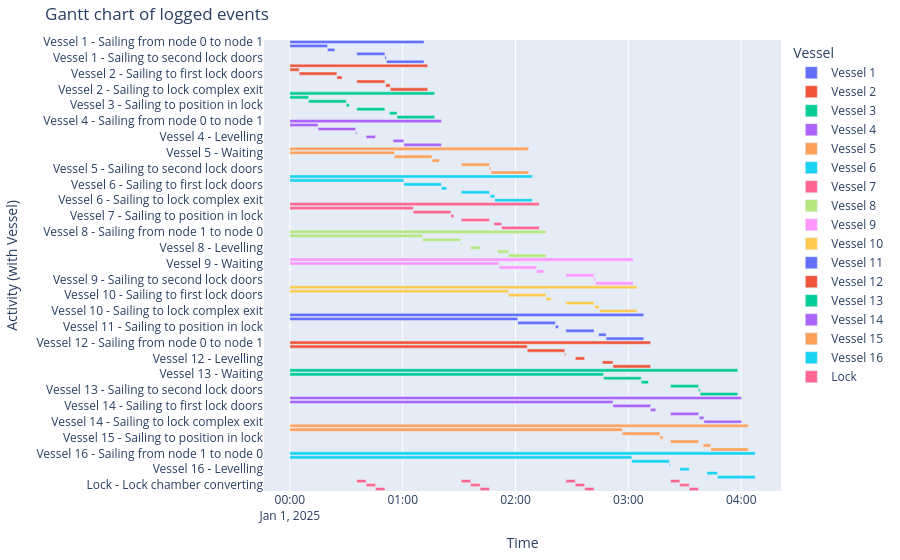

Notebook code for this chart:
### Code cell
df_eventtable = opentnsim.core.logutils.logbook2eventtable([*vessels, lock])
generate_vessel_gantt_chart(df_eventtable)

### Figure 1 — Plotly figure (JSON) as saved in the notebook; plotly's stock layout.template omitted (floating-point values rounded to 4 significant figures)
{"data": [{"base": ["2025-01-01T00:00:00.000000000", "2025-01-01T00:00:00.000000000", "2025-01-01T00:20:00.000000000", "2025-01-01T00:35:33.333333000", "2025-01-01T00:50:33.333333000", "2025-01-01T00:51:21.929446000"], "hovertemplate": "object name=Vessel 1<br>start time=%{base}<br>stop time=%{x}<br>activity label=%{y}<extra></extra>", "legendgroup": "Vessel 1", "marker": {"color": "#636efa", "pattern": {"shape": ""}}, "name": "Vessel 1", "orientation": "h", "showlegend": true, "textposition": "auto", "type": "bar", "x": [4281929, 1200000, 233333, 900000, 48596, 1200000], "xaxis": "x", "y": ["Vessel 1 - Sailing from node 0 to node 1", "Vessel 1 - Sailing to first lock doors", "Vessel 1 - Sailing to position in lock", "Vessel 1 - Levelling", "Vessel 1 - Sailing to second lock doors", "Vessel 1 - Sailing to lock complex exit"], "yaxis": "y"}, {"base": ["2025-01-01T00:00:00.000000000", "2025-01-01T00:00:00.000000000", "2025-01-01T00:05:00.000000000", "2025-01-01T00:25:00.000000000", "2025-01-01T00:35:33.333333000", "2025-01-01T00:50:56.141108000", "2025-01-01T00:53:21.929445000"], "hovertemplate": "object name=Vessel 2<br>start time=%{base}<br>stop time=%{x}<br>activity label=%{y}<extra></extra>", "legendgroup": "Vessel 2", "marker": {"color": "#EF553B", "pattern": {"shape": ""}}, "name": "Vessel 2", "orientation": "h", "showlegend": true, "textposition": "auto", "type": "bar", "x": [4401929, 300000, 1200000, 166666, 900000, 145788, 1200000], "xaxis": "x", "y": ["Vessel 2 - Sailing from node 0 to node 1", "Vessel 2 - Waiting", "Vessel 2 - Sailing to first lock doors", "Vessel 2 - Sailing to position in lock", "Vessel 2 - Levelling", "Vessel 2 - Sailing to second lock doors", "Vessel 2 - Sailing to lock complex exit"], "yaxis": "y"}, {"base": ["2025-01-01T00:00:00.000000000", "2025-01-01T00:00:00.000000000", "2025-01-01T00:10:00.000000000", "2025-01-01T00:30:00.000000000", "2025-01-01T00:35:33.333333000", "2025-01-01T00:52:56.141108000", "2025-01-01T00:56:59.121670000"], "hovertemplate": "object name=Vessel 3<br>start time=%{base}<br>stop time=%{x}<br>activity label=%{y}<extra></extra>", "legendgroup": "Vessel 3", "marker": {"color": "#00cc96", "pattern": {"shape": ""}}, "name": "Vessel 3", "orientation": "h", "showlegend": true, "textposition": "auto", "type": "bar", "x": [4619121, 600000, 1200000, 100000, 900000, 242980, 1200000], "xaxis": "x", "y": ["Vessel 3 - Sailing from node 0 to node 1", "Vessel 3 - Waiting", "Vessel 3 - Sailing to first lock doors", "Vessel 3 - Sailing to position in lock", "Vessel 3 - Levelling", "Vessel 3 - Sailing to second lock doors", "Vessel 3 - Sailing to lock complex exit"], "yaxis": "y"}, {"base": ["2025-01-01T00:00:00.000000000", "2025-01-01T00:00:00.000000000", "2025-01-01T00:15:00.000000000", "2025-01-01T00:35:00.000000000", "2025-01-01T00:40:33.333333000", "2025-01-01T00:54:56.141108000", "2025-01-01T01:00:36.313895000"], "hovertemplate": "object name=Vessel 4<br>start time=%{base}<br>stop time=%{x}<br>activity label=%{y}<extra></extra>", "legendgroup": "Vessel 4", "marker": {"color": "#ab63fa", "pattern": {"shape": ""}}, "name": "Vessel 4", "orientation": "h", "showlegend": true, "textposition": "auto", "type": "bar", "x": [4836313, 900000, 1200000, 33333, 300000, 340172, 1200000], "xaxis": "x", "y": ["Vessel 4 - Sailing from node 0 to node 1", "Vessel 4 - Waiting", "Vessel 4 - Sailing to first lock doors", "Vessel 4 - Sailing to position in lock", "Vessel 4 - Levelling", "Vessel 4 - Sailing to second lock doors", "Vessel 4 - Sailing to lock complex exit"], "yaxis": "y"}, {"base": ["2025-01-01T00:00:00.000000000", "2025-01-01T00:00:00.000000000", "2025-01-01T00:55:36.313895000", "2025-01-01T01:15:36.313895000", "2025-01-01T01:31:09.647228000", "2025-01-01T01:46:10.000000000", "2025-01-01T01:46:58.596112000"], "hovertemplate": "object name=Vessel 5<br>start time=%{base}<br>stop time=%{x}<br>activity label=%{y}<extra></extra>", "legendgroup": "Vessel 5", "marker": {"color": "#FFA15A", "pattern": {"shape": ""}}, "name": "Vessel 5", "orientation": "h", "showlegend": true, "textposition": "auto", "type": "bar", "x": [7618596, 3336313, 1200000, 233333, 900352, 48596, 1200000], "xaxis": "x", "y": ["Vessel 5 - Sailing from node 1 to node 0", "Vessel 5 - Waiting", "Vessel 5 - Sailing to first lock doors", "Vessel 5 - Sailing to position in lock", "Vessel 5 - Levelling", "Vessel 5 - Sailing to second lock doors", "Vessel 5 - Sailing to lock complex exit"], "yaxis": "y"}, {"base": ["2025-01-01T00:00:00.000000000", "2025-01-01T00:00:00.000000000", "2025-01-01T01:00:36.313895000", "2025-01-01T01:20:36.313895000", "2025-01-01T01:31:09.647228000", "2025-01-01T01:46:32.807775000", "2025-01-01T01:48:58.596112000"], "hovertemplate": "object name=Vessel 6<br>start time=%{base}<br>stop time=%{x}<br>activity label=%{y}<extra></extra>", "legendgroup": "Vessel 6", "marker": {"color": "#19d3f3", "pattern": {"shape": ""}}, "name": "Vessel 6", "orientation": "h", "showlegend": true, "textposition": "auto", "type": "bar", "x": [7738596, 3636313, 1200000, 166666, 900352, 145788, 1200000], "xaxis": "x", "y": ["Vessel 6 - Sailing from node 1 to node 0", "Vessel 6 - Waiting", "Vessel 6 - Sailing to first lock doors", "Vessel 6 - Sailing to position in lock", "Vessel 6 - Levelling", "Vessel 6 - Sailing to second lock doors", "Vessel 6 - Sailing to lock complex exit"], "yaxis": "y"}, {"base": ["2025-01-01T00:00:00.000000000", "2025-01-01T00:00:00.000000000", "2025-01-01T01:05:36.313895000", "2025-01-01T01:25:36.313895000", "2025-01-01T01:31:09.647228000", "2025-01-01T01:48:32.807775000", "2025-01-01T01:52:35.788337000"], "hovertemplate": "object name=Vessel 7<br>start time=%{base}<br>stop time=%{x}<br>activity label=%{y}<extra></extra>", "legendgroup": "Vessel 7", "marker": {"color": "#FF6692", "pattern": {"shape": ""}}, "name": "Vessel 7", "orientation": "h", "showlegend": true, "textposition": "auto", "type": "bar", "x": [7955788, 3936313, 1200000, 100000, 900352, 242980, 1200000], "xaxis": "x", "y": ["Vessel 7 - Sailing from node 1 to node 0", "Vessel 7 - Waiting", "Vessel 7 - Sailing to first lock doors", "Vessel 7 - Sailing to position in lock", "Vessel 7 - Levelling", "Vessel 7 - Sailing to second lock doors", "Vessel 7 - Sailing to lock complex exit"], "yaxis": "y"}, {"base": ["2025-01-01T00:00:00.000000000", "2025-01-01T00:00:00.000000000", "2025-01-01T01:10:36.313895000", "2025-01-01T01:30:36.313895000", "2025-01-01T01:36:10.000000000", "2025-01-01T01:50:32.807775000", "2025-01-01T01:56:12.980561000"], "hovertemplate": "object name=Vessel 8<br>start time=%{base}<br>stop time=%{x}<br>activity label=%{y}<extra></extra>", "legendgroup": "Vessel 8", "marker": {"color": "#B6E880", "pattern": {"shape": ""}}, "name": "Vessel 8", "orientation": "h", "showlegend": true, "textposition": "auto", "type": "bar", "x": [8172980, 4236313, 1200000, 33333, 300000, 340172, 1200000], "xaxis": "x", "y": ["Vessel 8 - Sailing from node 1 to node 0", "Vessel 8 - Waiting", "Vessel 8 - Sailing to first lock doors", "Vessel 8 - Sailing to position in lock", "Vessel 8 - Levelling", "Vessel 8 - Sailing to second lock doors", "Vessel 8 - Sailing to lock complex exit"], "yaxis": "y"}, {"base": ["2025-01-01T00:00:00.000000000", "2025-01-01T00:00:00.000000000", "2025-01-01T01:51:12.627790000", "2025-01-01T02:11:12.627790000", "2025-01-01T02:26:45.961123000", "2025-01-01T02:41:46.000000000", "2025-01-01T02:42:34.596112000"], "hovertemplate": "object name=Vessel 9<br>start time=%{base}<br>stop time=%{x}<br>activity label=%{y}<extra></extra>", "legendgroup": "Vessel 9", "marker": {"color": "#FF97FF", "pattern": {"shape": ""}}, "name": "Vessel 9", "orientation": "h", "showlegend": true, "textposition": "auto", "type": "bar", "x": [10954596, 6672627, 1200000, 233333, 900038, 48596, 1200000], "xaxis": "x", "y": ["Vessel 9 - Sailing from node 0 to node 1", "Vessel 9 - Waiting", "Vessel 9 - Sailing to first lock doors", "Vessel 9 - Sailing to position in lock", "Vessel 9 - Levelling", "Vessel 9 - Sailing to second lock doors", "Vessel 9 - Sailing to lock complex exit"], "yaxis": "y"}, {"base": ["2025-01-01T00:00:00.000000000", "2025-01-01T00:00:00.000000000", "2025-01-01T01:56:12.627790000", "2025-01-01T02:16:12.627790000", "2025-01-01T02:26:45.961123000", "2025-01-01T02:42:08.807775000", "2025-01-01T02:44:34.596112000"], "hovertemplate": "object name=Vessel 10<br>start time=%{base}<br>stop time=%{x}<br>activity label=%{y}<extra></extra>", "legendgroup": "Vessel 10", "marker": {"color": "#FECB52", "pattern": {"shape": ""}}, "name": "Vessel 10", "orientation": "h", "showlegend": true, "textposition": "auto", "type": "bar", "x": [11074596, 6972627, 1200000, 166666, 900038, 145788, 1200000], "xaxis": "x", "y": ["Vessel 10 - Sailing from node 0 to node 1", "Vessel 10 - Waiting", "Vessel 10 - Sailing to first lock doors", "Vessel 10 - Sailing to position in lock", "Vessel 10 - Levelling", "Vessel 10 - Sailing to second lock doors", "Vessel 10 - Sailing to lock complex exit"], "yaxis": "y"}, {"base": ["2025-01-01T00:00:00.000000000", "2025-01-01T00:00:00.000000000", "2025-01-01T02:01:12.627790000", "2025-01-01T02:21:12.627790000", "2025-01-01T02:26:45.961123000", "2025-01-01T02:44:08.807775000", "2025-01-01T02:48:11.788337000"], "hovertemplate": "object name=Vessel 11<br>start time=%{base}<br>stop time=%{x}<br>activity label=%{y}<extra></extra>", "legendgroup": "Vessel 11", "marker": {"color": "#636efa", "pattern": {"shape": ""}}, "name": "Vessel 11", "orientation": "h", "showlegend": true, "textposition": "auto", "type": "bar", "x": [11291788, 7272627, 1200000, 100000, 900038, 242980, 1200000], "xaxis": "x", "y": ["Vessel 11 - Sailing from node 0 to node 1", "Vessel 11 - Waiting", "Vessel 11 - Sailing to first lock doors", "Vessel 11 - Sailing to position in lock", "Vessel 11 - Levelling", "Vessel 11 - Sailing to second lock doors", "Vessel 11 - Sailing to lock complex exit"], "yaxis": "y"}, {"base": ["2025-01-01T00:00:00.000000000", "2025-01-01T00:00:00.000000000", "2025-01-01T02:06:12.627790000", "2025-01-01T02:26:12.627790000", "2025-01-01T02:31:46.000000000", "2025-01-01T02:46:08.807775000", "2025-01-01T02:51:48.980561000"], "hovertemplate": "object name=Vessel 12<br>start time=%{base}<br>stop time=%{x}<br>activity label=%{y}<extra></extra>", "legendgroup": "Vessel 12", "marker": {"color": "#EF553B", "pattern": {"shape": ""}}, "name": "Vessel 12", "orientation": "h", "showlegend": true, "textposition": "auto", "type": "bar", "x": [11508980, 7572627, 1200000, 33333, 300000, 340172, 1200000], "xaxis": "x", "y": ["Vessel 12 - Sailing from node 0 to node 1", "Vessel 12 - Waiting", "Vessel 12 - Sailing to first lock doors", "Vessel 12 - Sailing to position in lock", "Vessel 12 - Levelling", "Vessel 12 - Sailing to second lock doors", "Vessel 12 - Sailing to lock complex exit"], "yaxis": "y"}, {"base": ["2025-01-01T00:00:00.000000000", "2025-01-01T00:00:00.000000000", "2025-01-01T02:46:48.941685000", "2025-01-01T03:06:48.941685000", "2025-01-01T03:22:22.275018000", "2025-01-01T03:37:22.275018000", "2025-01-01T03:38:10.871130000"], "hovertemplate": "object name=Vessel 13<br>start time=%{base}<br>stop time=%{x}<br>activity label=%{y}<extra></extra>", "legendgroup": "Vessel 13", "marker": {"color": "#00cc96", "pattern": {"shape": ""}}, "name": "Vessel 13", "orientation": "h", "showlegend": true, "textposition": "auto", "type": "bar", "x": [14290871, 10008941, 1200000, 233333, 900000, 48596, 1200000], "xaxis": "x", "y": ["Vessel 13 - Sailing from node 1 to node 0", "Vessel 13 - Waiting", "Vessel 13 - Sailing to first lock doors", "Vessel 13 - Sailing to position in lock", "Vessel 13 - Levelling", "Vessel 13 - Sailing to second lock doors", "Vessel 13 - Sailing to lock complex exit"], "yaxis": "y"}, {"base": ["2025-01-01T00:00:00.000000000", "2025-01-01T00:00:00.000000000", "2025-01-01T02:51:48.941685000", "2025-01-01T03:11:48.941685000", "2025-01-01T03:22:22.275018000", "2025-01-01T03:37:45.082793000", "2025-01-01T03:40:10.871130000"], "hovertemplate": "object name=Vessel 14<br>start time=%{base}<br>stop time=%{x}<br>activity label=%{y}<extra></extra>", "legendgroup": "Vessel 14", "marker": {"color": "#ab63fa", "pattern": {"shape": ""}}, "name": "Vessel 14", "orientation": "h", "showlegend": true, "textposition": "auto", "type": "bar", "x": [14410871, 10308941, 1200000, 166666, 900000, 145788, 1200000], "xaxis": "x", "y": ["Vessel 14 - Sailing from node 1 to node 0", "Vessel 14 - Waiting", "Vessel 14 - Sailing to first lock doors", "Vessel 14 - Sailing to position in lock", "Vessel 14 - Levelling", "Vessel 14 - Sailing to second lock doors", "Vessel 14 - Sailing to lock complex exit"], "yaxis": "y"}, {"base": ["2025-01-01T00:00:00.000000000", "2025-01-01T00:00:00.000000000", "2025-01-01T02:56:48.941685000", "2025-01-01T03:16:48.941685000", "2025-01-01T03:22:22.275018000", "2025-01-01T03:39:45.082793000", "2025-01-01T03:43:48.063355000"], "hovertemplate": "object name=Vessel 15<br>start time=%{base}<br>stop time=%{x}<br>activity label=%{y}<extra></extra>", "legendgroup": "Vessel 15", "marker": {"color": "#FFA15A", "pattern": {"shape": ""}}, "name": "Vessel 15", "orientation": "h", "showlegend": true, "textposition": "auto", "type": "bar", "x": [14628063, 10608941, 1200000, 100000, 900000, 242980, 1200000], "xaxis": "x", "y": ["Vessel 15 - Sailing from node 1 to node 0", "Vessel 15 - Waiting", "Vessel 15 - Sailing to first lock doors", "Vessel 15 - Sailing to position in lock", "Vessel 15 - Levelling", "Vessel 15 - Sailing to second lock doors", "Vessel 15 - Sailing to lock complex exit"], "yaxis": "y"}, {"base": ["2025-01-01T00:00:00.000000000", "2025-01-01T00:00:00.000000000", "2025-01-01T03:01:48.941685000", "2025-01-01T03:21:48.941685000", "2025-01-01T03:27:22.275018000", "2025-01-01T03:41:45.082793000", "2025-01-01T03:47:25.255580000"], "hovertemplate": "object name=Vessel 16<br>start time=%{base}<br>stop time=%{x}<br>activity label=%{y}<extra></extra>", "legendgroup": "Vessel 16", "marker": {"color": "#19d3f3", "pattern": {"shape": ""}}, "name": "Vessel 16", "orientation": "h", "showlegend": true, "textposition": "auto", "type": "bar", "x": [14845255, 10908941, 1200000, 33333, 300000, 340172, 1200000], "xaxis": "x", "y": ["Vessel 16 - Sailing from node 1 to node 0", "Vessel 16 - Waiting", "Vessel 16 - Sailing to first lock doors", "Vessel 16 - Sailing to position in lock", "Vessel 16 - Levelling", "Vessel 16 - Sailing to second lock doors", "Vessel 16 - Sailing to lock complex exit"], "yaxis": "y"}, {"base": ["2025-01-01T00:35:33.333333000", "2025-01-01T00:40:33.333333000", "2025-01-01T00:45:33.333333000", "2025-01-01T01:31:10.000000000", "2025-01-01T01:36:10.000000000", "2025-01-01T01:41:10.000000000", "2025-01-01T02:26:46.000000000", "2025-01-01T02:31:46.000000000", "2025-01-01T02:36:46.000000000", "2025-01-01T03:22:22.275018000", "2025-01-01T03:27:22.275018000", "2025-01-01T03:32:22.275018000"], "hovertemplate": "object name=Lock<br>start time=%{base}<br>stop time=%{x}<br>activity label=%{y}<extra></extra>", "legendgroup": "Lock", "marker": {"color": "#FF6692", "pattern": {"shape": ""}}, "name": "Lock", "orientation": "h", "showlegend": true, "textposition": "auto", "type": "bar", "x": [300000, 300000, 300000, 300000, 300000, 300000, 300000, 300000, 300000, 300000, 300000, 300000], "xaxis": "x", "y": ["Lock - Lock doors closing", "Lock - Lock chamber converting", "Lock - Lock doors opening", "Lock - Lock doors closing", "Lock - Lock chamber converting", "Lock - Lock doors opening", "Lock - Lock doors closing", "Lock - Lock chamber converting", "Lock - Lock doors opening", "Lock - Lock doors closing", "Lock - Lock chamber converting", "Lock - Lock doors opening"], "yaxis": "y"}], "layout": {"barmode": "overlay", "legend": {"title": {"text": "Vessel"}, "tracegroupgap": 0}, "margin": {"b": 20, "l": 20, "r": 20, "t": 40}, "title": {"text": "Gantt chart of logged events"}, "xaxis": {"anchor": "y", "domain": [0, 1], "title": {"text": "Time"}, "type": "date"}, "yaxis": {"anchor": "x", "autorange": "reversed", "domain": [0, 1], "title": {"text": "Activity (with Vessel)"}}}}
